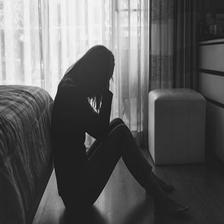
#> input picture final_deliveries/data/img/depression_1017.jpg, 224 x 224 px, given in place of depression anxiety_1.jpg, which was not available
$ jupyter execute --allow-errors data_processing_and_creation.ipynb   (shell and % lines are left out)   (older library calls are emulated)   (text cells are left out)
#> lines starting #> are read from the running program, lines starting #| are printed output that depends on the picture; pictures that were not available may be replaced by others from this repository, and a replacement may not be noted
[cell 1]
from google.colab import drive
drive.mount('/content/drive')

[cell 2]
from sklearn.model_selection import train_test_split
import matplotlib.pyplot as plt
from PIL import Image
import pandas as pd
import numpy as np
import shutil
import cv2
import os

[cell 3]
img = cv2.imread('/content/depression anxiety/depression anxiety_1.jpg')
#> img is the input picture: shape (224, 224, 3); min 8, max 255, mean 93.1
grayscale = cv2.cvtColor(img, cv2.COLOR_RGB2GRAY)

img_pil = Image.fromarray(grayscale)
img_28 = np.array(img_pil.resize((224, 224)))
print(img_28.shape)
#| (224, 224)

[cell 4]
plt.imshow(img_28)

[cell 5]
cropped_image = img_28[:205, :]
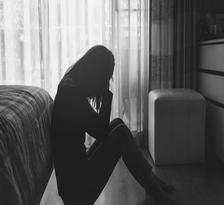
#> cropped_image: shape (205, 224); min 8, max 255, mean 96.9
plt.imshow(cropped_image)

[cell 6]
img_pil = Image.fromarray(cropped_image)
img_28 = np.array(img_pil.resize((224, 224), Image.ANTIALIAS))
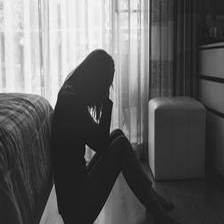
#> img_28: shape (224, 224); min 9, max 255, mean 96.9

$ run again, on final_deliveries/data/img/depression_1331.jpg
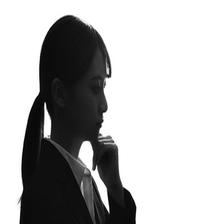
#> input picture final_deliveries/data/img/depression_1331.jpg, 224 x 224 px, given in place of depression anxiety_1.jpg, which was not available
#> img is the input picture: shape (224, 224, 3); min 0, max 255, mean 182
#| (224, 224)
#> `cropped_image = img_28[:205, :]`:
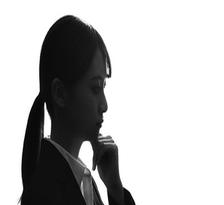
#> cropped_image: shape (205, 224); min 0, max 255, mean 186.5
#> `img_28 = np.array(img_pil.resize((224, 224), Image.ANTIALIAS))`:
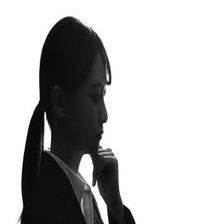
#> img_28: shape (224, 224); min 0, max 255, mean 186.5

$ run again, on final_deliveries/data/img/depression_1344.jpg
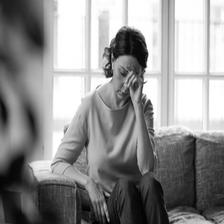
#> input picture final_deliveries/data/img/depression_1344.jpg, 224 x 224 px, given in place of depression anxiety_1.jpg, which was not available
#> img is the input picture: shape (224, 224, 3); min 0, max 255, mean 144
#| (224, 224)
#> `cropped_image = img_28[:205, :]`:
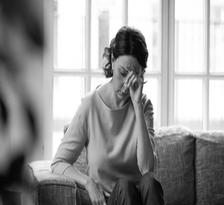
#> cropped_image: shape (205, 224); min 0, max 255, mean 152.4
#> `img_28 = np.array(img_pil.resize((224, 224), Image.ANTIALIAS))`:
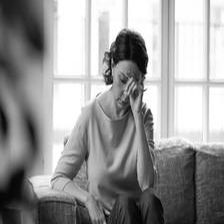
#> img_28: shape (224, 224); min 0, max 255, mean 152.4

$ run again, on final_deliveries/data/img/depression_1478.jpg
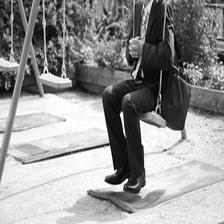
#> input picture final_deliveries/data/img/depression_1478.jpg, 224 x 224 px, given in place of depression anxiety_1.jpg, which was not available
#> img is the input picture: shape (224, 224, 3); min 0, max 255, mean 147.6
#| (224, 224)
#> `cropped_image = img_28[:205, :]`:
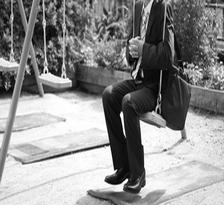
#> cropped_image: shape (205, 224); min 0, max 255, mean 141.2
#> `img_28 = np.array(img_pil.resize((224, 224), Image.ANTIALIAS))`:
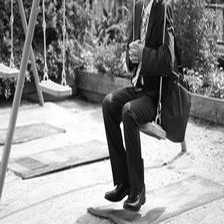
#> img_28: shape (224, 224); min 0, max 255, mean 141.2
